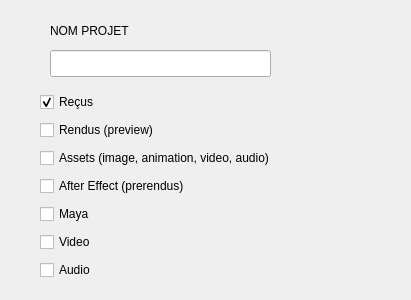
<?xml version="1.0" encoding="UTF-8"?>
<ui version="4.0">
 <class>OctoProjectManagerView</class>
 <widget class="QDialog" name="OctoProjectManagerView">
  <property name="geometry">
   <rect>
    <x>0</x>
    <y>0</y>
    <width>411</width>
    <height>300</height>
   </rect>
  </property>
  <property name="windowTitle">
   <string>OctoProject</string>
  </property>
  <widget class="QLabel" name="label">
   <property name="geometry">
    <rect>
     <x>50</x>
     <y>20</y>
     <width>121</width>
     <height>21</height>
    </rect>
   </property>
   <property name="text">
    <string>NOM PROJET</string>
   </property>
  </widget>
  <widget class="QLineEdit" name="editProjectName">
   <property name="geometry">
    <rect>
     <x>50</x>
     <y>50</y>
     <width>221</width>
     <height>27</height>
    </rect>
   </property>
  </widget>
  <widget class="QWidget" name="verticalLayoutWidget">
   <property name="geometry">
    <rect>
     <x>40</x>
     <y>90</y>
     <width>319</width>
     <height>192</height>
    </rect>
   </property>
   <layout class="QVBoxLayout" name="verticalLayout">
    <item>
     <widget class="QCheckBox" name="checkBox">
      <property name="text">
       <string>Reçus</string>
      </property>
      <property name="checked">
       <bool>true</bool>
      </property>
     </widget>
    </item>
    <item>
     <widget class="QCheckBox" name="checkBox_2">
      <property name="text">
       <string>Rendus (preview)</string>
      </property>
     </widget>
    </item>
    <item>
     <widget class="QCheckBox" name="checkBox_3">
      <property name="text">
       <string>Assets (image, animation, video, audio)</string>
      </property>
     </widget>
    </item>
    <item>
     <widget class="QCheckBox" name="checkBox_4">
      <property name="text">
       <string>After Effect (prerendus)</string>
      </property>
     </widget>
    </item>
    <item>
     <widget class="QCheckBox" name="checkBox_6">
      <property name="text">
       <string>Maya</string>
      </property>
     </widget>
    </item>
    <item>
     <widget class="QCheckBox" name="checkBox_5">
      <property name="text">
       <string>Video</string>
      </property>
     </widget>
    </item>
    <item>
     <widget class="QCheckBox" name="checkBox_7">
      <property name="text">
       <string>Audio</string>
      </property>
     </widget>
    </item>
   </layout>
  </widget>
 </widget>
 <resources/>
 <connections/>
</ui>
